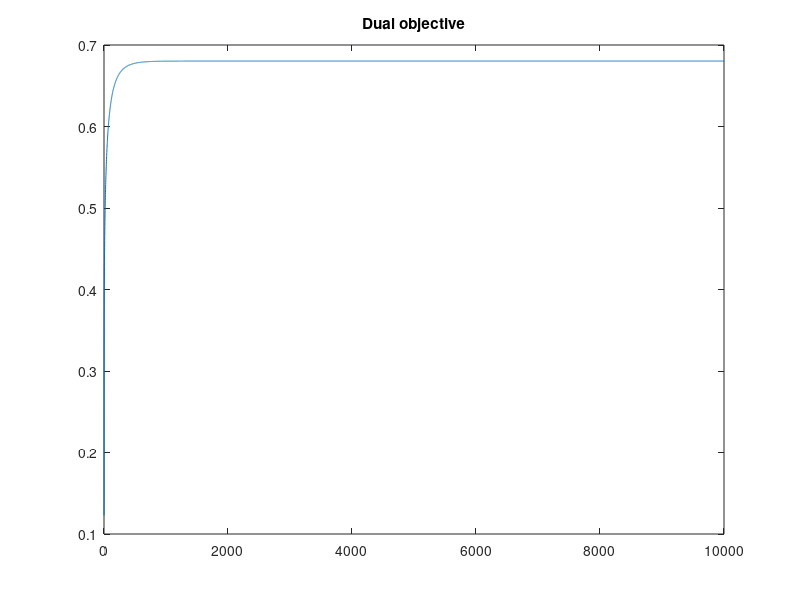
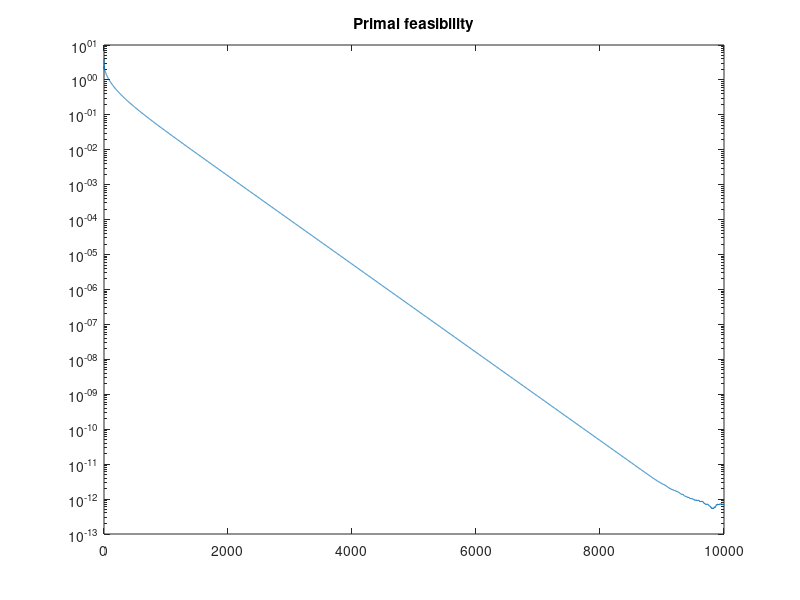
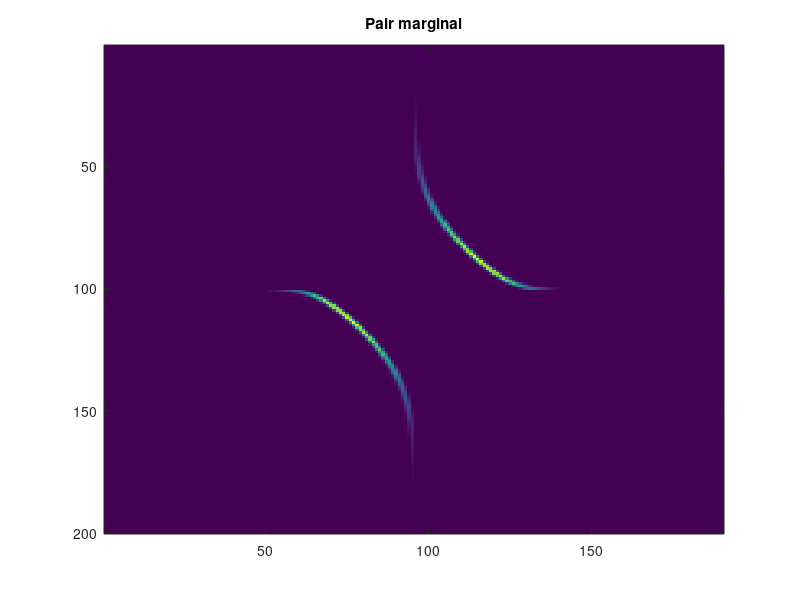

Reproduce these figures in MATLAB, in order.
rng(1)

% marginal sizes
m = 200;
n = 190;

% inverse temp
beta = 1000;

eta = .5/beta; % step size
maxIter = ceil(10*(beta)); % number of iterations

%{
% sample random points with uniform marginals
x = sort(randn(m,1));
y = sort(randn(n,1));
mu = ones(m,1)/m;
nu = ones(n,1)/n;
%}

% equispaced points with gaussian / double-well marginals
x = linspace(-4,4,m)';
y = linspace(-4,4,n)';
mu = exp(-x.^2/2);
nu = exp(-(y.^4-y.^2)/2);
mu = mu/sum(mu);
nu = nu/sum(nu);

% form quadratic cost
C = 1./sqrt(.1^2 + (x-y.').^2 );

% initialize dual variables
phi = zeros(m,1);
psi = zeros(n,1);

% prepare to launch
dualHist = zeros(maxIter,1);
feasHist = zeros(maxIter,1);

tprev = 1;
phiprev = phi;
psiprev = psi;

% main loop
for iter=1:maxIter
    t = (1+sqrt(1+4*tprev^2))/2;

    A = C - phi - psi';
    X = exp(-beta*A);
    val = sum(sum(X));
    dualHist(iter) = dot(phi,mu)+dot(psi,nu)-(1/beta)*log(val);
    P = X/val;

    muhat = sum(P,2);
    nuhat = sum(P,1)';
    gr1 = mu - muhat;
    gr2 = nu - nuhat;
    feasHist(iter) = norm(gr1,1)+norm(gr2,1);

    phi = phi + (1/beta)*(log(mu)-log(muhat));
    psi = psi + (1/beta)*(log(nu)-log(nuhat));
end

figure(1);plot(dualHist);title('Dual objective')
figure(2);semilogy(feasHist);title('Primal feasibility')
figure(3);imagesc(P);title('Pair marginal')